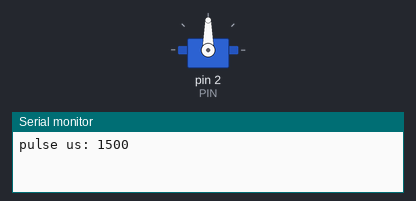
Bench run of a sketch on a simulated Arduino Uno, built with avr-gcc and run on an emulated ATmega328P. Shown: servo, the last lines printed to the serial monitor.

Above: at 1.55 s.
At 7.5 s:
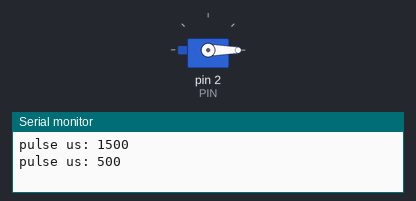
At 13.5 s:
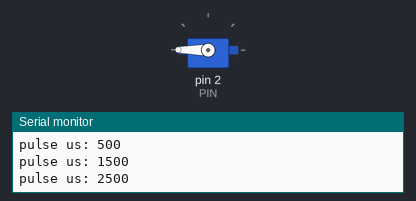
Timing chart, 0 to 17.1 s (numbered marks = the images above):
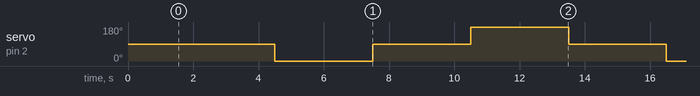

Measured:
- by itself, servo on pin 2 (PIN): repeats every 12.0 s: 90° 3.0 s, 180° 3.0 s, 90° 3.0 s, 0° 3.0 s

The sketch:

ServoRangeTest.ino
```cpp
// Temporary test: find out whether a DS3240 is the 180 or 270 degree version.
// Moves ONE servo (pin 2) between 500, 1500 and 2500 us, holding each for 3 seconds.
// Measure the horn rotation between the 500 us and 2500 us positions:
//   about 180 deg -> 180 version,  about 270 deg -> 270 version.
// Take the horn off the leg first, and make sure nothing blocks it.

#include <Servo.h>

const uint8_t PIN = 2;
const int PULSES_US[] = {1500, 500, 1500, 2500};
const unsigned long HOLD_MS = 3000;

Servo servo;

void setup() {
  Serial.begin(115200);
  servo.attach(PIN, 500, 2500);          // allow the full 500-2500 us pulse range
  servo.writeMicroseconds(1500);
  delay(1500);
}

void loop() {
  for (uint8_t i = 0; i < sizeof(PULSES_US) / sizeof(PULSES_US[0]); i++) {
    Serial.print("pulse us: ");
    Serial.println(PULSES_US[i]);
    servo.writeMicroseconds(PULSES_US[i]);
    delay(HOLD_MS);
  }
}
```
